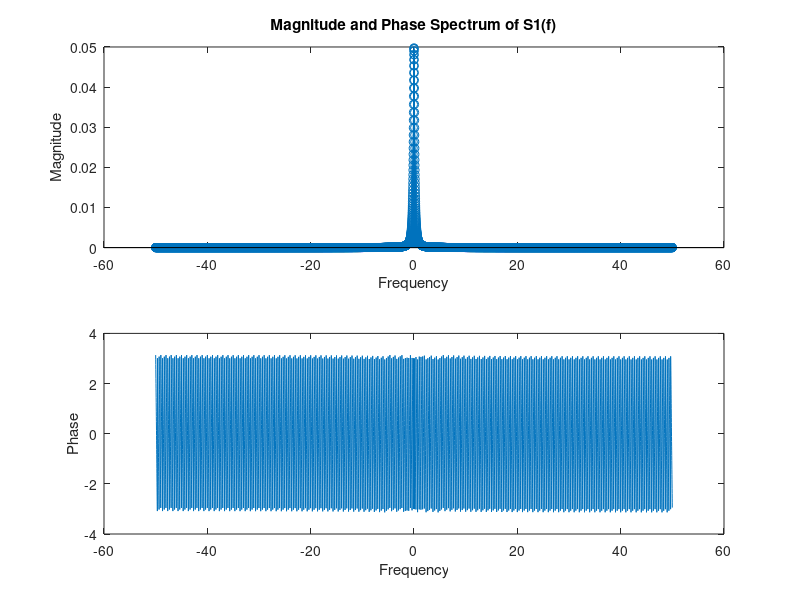

MATLAB code for this plot: (Note: this script raises an error after producing the figure.)
%% Assignment 1 - Part B, Section B2 (Coding: Training Exercise)
%
%  M-file: training.m
%  This file is for use in Section B2 (Training Exercise) of Assignment 1B.
%
%  Section B3 (Mars Mission: Combining Signals) will have its own matlab file (mission.m).
%  
%  Preparing your workspace
clear; clc; close all;  
%==================================================================
% Names of variables you will need for marking.
% Refer to the assignment sheet for details.
% Names of the variables are important,
% e.g. 'a1' is considered a different variable to 'A1'.
% Make sure you have declared them as they appear in the list below.
% ---------------------------------------------
% ===== Part 1 Variables =====
%  f1	Frequency vector
%  S1f  Spectrum S_1(f)
%  t1	Time vector
%  s1   Signal s_1(t)
%  Ts1	Sampling period
%  fs1	Sampling frequency
%  k1	Frequency vector
%  S1k	Fourier transform of s1
%  f2   Frequency vector
%  S2f  Fourier transform of s_2(t)
%  t2   Time vector
%  s2	Signal s_2(t)
%  S2k  Fourier transform of s2
%  s3   Signal s_3(t)
%  S3k  Fourier transform of s3
%  S3f  Fourier transform of s_3(t)
% ---------------------------------------------
%====Enter your code below this line================================

%% Setting up common variables
m = 10;
A = 4;
phi = pi;

%% B2.1

% 10000 points
samples = 10000; 

% Frequency vector
f1 = linspace(-50,50,samples+1); f1(end) = [];

% Fourier transform S1(f)
S1f = (exp(-3*(1+1i*2*pi*f1)))./((1+1i*2*pi*f1).^2);

% Plot magnitude and phase of S1(f)
figure;
subplot(2,1,1);
stem(f1,abs(S1f));
xlabel('Frequency');
ylabel('Magnitude');
title('Magnitude and Phase Spectrum of S1(f)');
subplot(2,1,2);
plot(f1,angle(S1f));
xlabel('Frequency');
ylabel('Phase');

%% B2.2

% 4000 points
samples = 4000;

% Time vector
t1 = linspace(0,8,samples+1); t1(end) = [];

% Signal s_1(t)
s1 = (t1-3).*exp(-t1).*heaviside(t1-3);

% Plot s1(t)
figure;
plot(t1,s1)
xlabel('Time(s)');
ylabel('Amplitude')
title('Time domain of S1(t)')

% Sampling period
Ts1 = t1(2) - t1(1);

% Sampling frequency
fs1 = 1/Ts1;

% Frequency vector
k1 = linspace(-fs1/2,fs1/2,length(t1)+1); k1(end) = [];

% Compute discrete Fourier transform
S1k = fft(s1);

%% B2.3

% Plot magnitude and phase of S1k
figure;
subplot(2,1,1);
stem(k1,abs(fftshift(S1k))/fs1);
xlabel('Frequency');
ylabel('Magnitude');
title('Magnitude and Phase Spectrum of S1k(f)');

subplot(2,1,2);
plot(k1,angle(fftshift(S1k)));
xlabel('Frequency');
ylabel('Phase');

%% B2.4

% 20000 points
samples = 20000;

% Frequency vector
f2 = linspace(-50,50,samples+1); f2(end) = [];

% S2(f) component sets
eq1 = (exp(-3*(1+2i*pi*(f2-m))))./(2*(1+2i*pi*(f2-m)).^2); % Equation 1
eq2 = (exp(-3*(1+2i*pi*(f2+m))))./(2*(1+2i*pi*(f2+m)).^2); % Equation 2

% Fourier transform S2(f)
S2f = eq1 + eq2;

% Plot magnitude spectrum
figure;
stem(f2,abs(S2f))
xlabel('Frequency');
ylabel('Magnitude');
title('Magnitude Spectrum of S2(f)');

% 6000 points
samples = 6000;

% Time vector
t2 = linspace(0,8,samples+1); t2(end) = [];

% Signal s_2(t)
s2 = (t2-3).*exp(-t2).*heaviside(t2-3) .* cos(2*pi*m*t2);

% Plot s2(t)
figure;
plot(t2,s2);
xlabel('Time(s)');
ylabel('Amplitude')
title('Time domain of S2(t)')

% Compute discrete Fourier transform
S2k = fft(s2);

%% B2.5

% Sampling period
Ts2 = t2(2) - t2(1);
% Sampling frequency
fs2 = 1/Ts2;
% Frequency vector
k2 = linspace(-fs2/2,fs2/2,length(t2)+1); k2(end) = [];

% Plot S2k vs S2f
figure;
stem(k2,abs(fftshift(S2k))/fs2,'r');
hold on
stem(f2,abs(S2f),'b')
xlabel('Frequency');
ylabel('Magnitude');
title('S2k vs. S2f Magnitude');
legend('S2k','S2f');

%% B2.6

% Signal s_3(t)
s3 = (t1-3).*exp(-t1).*heaviside(t1-3) .* cos(2*pi*m*t1) .* A .* cos(2*pi*m*t1 + phi);

% FFT s3
S3k = fft(s3);

% S3(f) component sets
eq1 = (exp(-3*(1+2i*pi*(f2-2*m))+1i*phi))./(2*(1+2i*pi*(f2-2*m)).^2); 
eq2 = (exp(-3*(1+2i*pi*f2))*(2*cos(phi)))./(2*(1+2i*pi*f2).^2);
eq3 = (exp(-3*(1+2i*pi*(f2+2*m))-1i*phi))./(2*(1+2i*pi*(f2+2*m)).^2); 

% Fourier transform S3(f)
S3f = A/2 * (eq1 + eq2 + eq3);

% Plot S3k & S3f
figure;
stem(k1,abs(fftshift(S3k))/fs1,'r')
hold on
stem(f2,abs(S3f),'b')
xlabel('Frequency');
ylabel('Magnitude');
title('S3k vs. S3f Magnitude');
legend('S3k','S3f');

%% B2.7 - See report